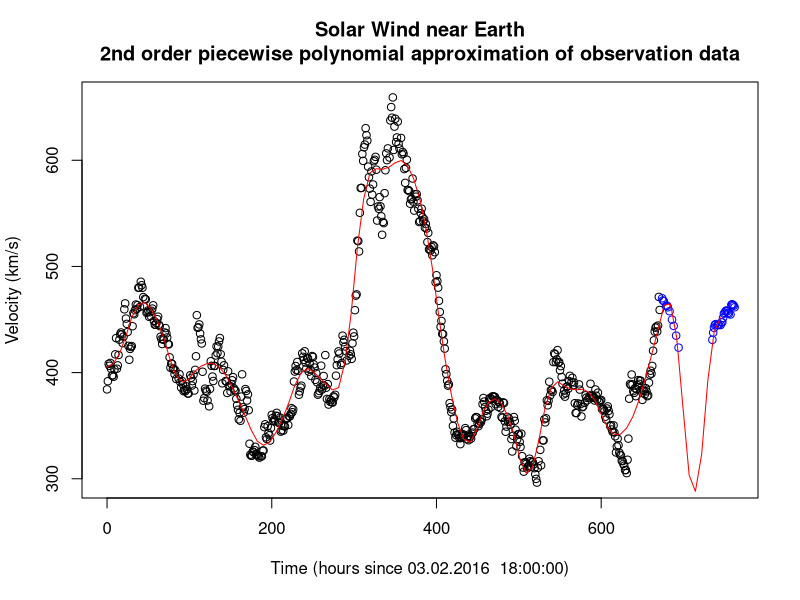

Source code (R):
obs <- read.csv('SampleData/observations.csv', header = T, sep = ';')
pred <- read.csv('SampleData/prediction.csv', header = T, sep = ';')
colnames(obs) <- c('t','v')
colnames(pred) <- c('t','v')

step <- 25
left <-0
right <- 750

mv <- 300

filtered_pred <- pred[pred$v != mv,]

joined <- rbind(obs,filtered_pred)

nodes <- seq(from=left, to=right, by=step)

poly_f <-function(p,step,t) {
  i <- t %/% step
  return (p[i*3+1]*t*t+p[i*3+2]*t+p[i*3+3]);
}

getP <- function(initSlope,X,Y) {
  res <- numeric((length(X)-1)*3)
  Y1 <- numeric(length(Y))
  Y1[1] <- initSlope
  for(i in 1:(length(X)-1)) {
    x_i <- X[i]
    x_i1 <- X[i+1]
    a <- matrix(
      c(x_i1*x_i1,x_i1,1,
      x_i*x_i,x_i,1,
      2*x_i,1,0), nrow = 3, byrow = T)
    r_part <- c(Y[i+1],Y[i],Y1[i])
    s <- solve(a,r_part)
    Y1[i+1]=2*s[1]*x_i1+s[2]
    res[(i-1)*3+1]=s[1]
    res[(i-1)*3+2]=s[2]
    res[(i-1)*3+3]=s[3]
  }
  return(res)
}

p_to_polyF <- function(p,step) {
  return(function(x) {
    poly_f(p,step,x)
    }
  );
}

testInitSlope <- 0

toMinimize <- function(x) {
  sqErr <- 0
  p1 <- getP(testInitSlope,nodes,x)
  cur_x_fitted <- p_to_polyF(p1,step)
  for(j in 1:nrow(joined)){
    dif1 <- cur_x_fitted(joined$t[j])-joined$v[j]
    if(! is.na(dif1))
      sqErr <- sqErr + dif1*dif1
  }
  return(sqErr)
}

init <- rep(400, length(nodes))

opt_res1 <- optim(init,toMinimize, method = "BFGS",control = list(maxit = 500))

plot(obs$t,obs$v,
     xlab = "Time (hours since 03.02.2016  18:00:00)",
     ylab="Velocity (km/s)",
     main = "Solar Wind near Earth\n2nd order piecewise polynomial approximation of observation data",
     xlim=c(0,760))
points(filtered_pred$t,filtered_pred$v,col="blue")
res1_p <- getP(testInitSlope,nodes,opt_res1$par)
res1_poly <- p_to_polyF(res1_p,step)
curve(res1_poly,add = T, from = 0, to = 760,col = "red")

#testX = c(0,5,10,15,20)
#testY = c(10,5,5,12,14)

#p1 <-getP(-3,testX,testY)



#poly_f1 <- function(x) {
#  return(poly_f(p1,5,x))
#}
#plot(testX,testY,ylim=c(0,20))
#curve(poly_f1,add = T, from = 0, to = 20)
